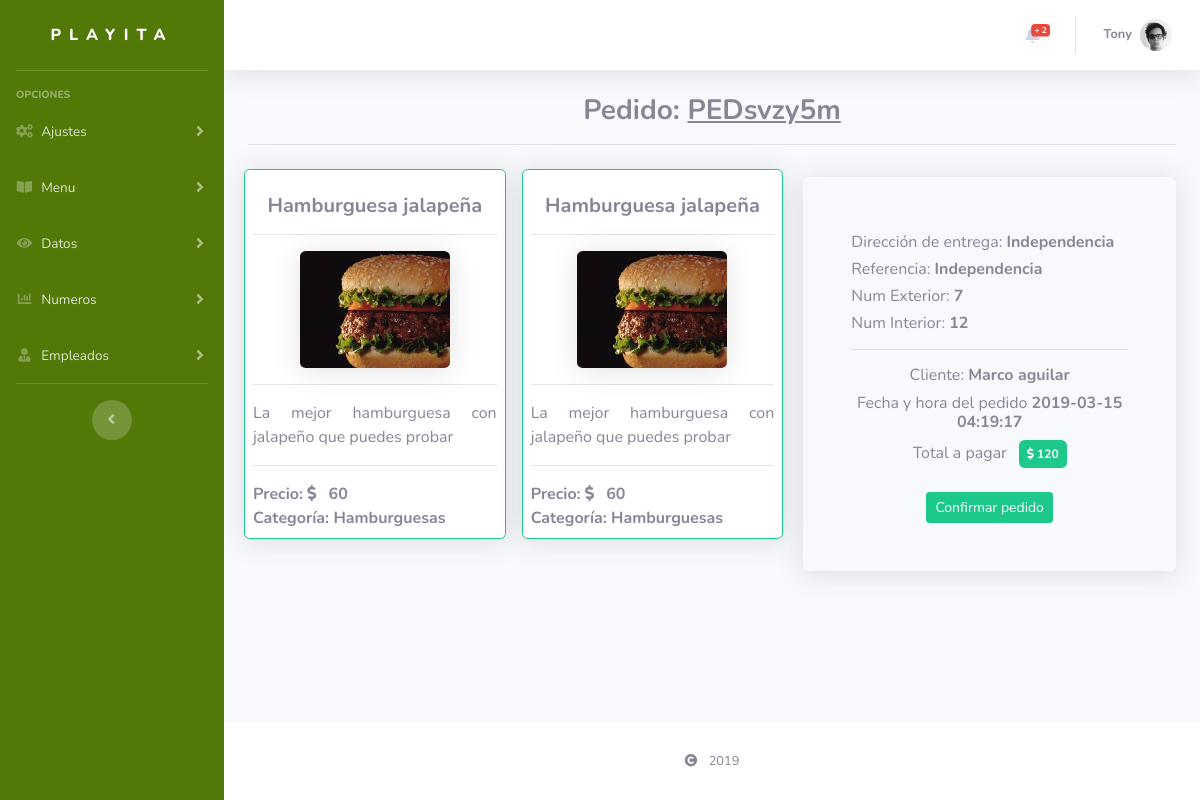
Screenshot of /modadm/detPed/PEDsvzy5m/ (signed in) with the database file from the repository.
### tables this page shows
CREATE TABLE `det_pedido` (
  `id_detpedido` int(11) NOT NULL,
  `id_carrito` int(11) DEFAULT NULL,
  `id_direccion` int(11) DEFAULT NULL,
  `confirm_ped` tinyint(4) DEFAULT NULL,
  `fecha_hora_ped` datetime DEFAULT NULL,
  `cod_conf` varchar(50) DEFAULT NULL
);

CREATE TABLE `plat_menu` (
  `id_platillo` int(11) NOT NULL,
  `id_categoria` int(11) DEFAULT NULL,
  `nombre_plat` varchar(50) DEFAULT NULL,
  `descripcion_plat` varchar(500) DEFAULT NULL,
  `precio_plat` float DEFAULT NULL,
  `tiempo_prepare` varchar(50) DEFAULT NULL,
  `imagen_plat1` varchar(100) DEFAULT NULL,
  `imagen_plat2` varchar(100) DEFAULT NULL,
  `estado_plat` tinyint(4) DEFAULT NULL
);

CREATE TABLE `categoria` (
  `id_categoria` int(11) NOT NULL,
  `nombre_cat` varchar(50) DEFAULT NULL,
  `descripcion_cat` varchar(500) DEFAULT NULL,
  `estado_cat` tinyint(4) DEFAULT NULL
);

### models/admin.model.php (called while the page is built)
<?php
class Administrador {
	function detailsAdmin($keyAdm) {
		try {
			$dbc = new Connect();
			$dbc = $dbc -> getDB();
			$stmt = $dbc -> prepare("SELECT * FROM admin WHERE id_admin = :keyAdm");
			$stmt -> bindParam("keyAdm", $keyAdm, PDO::PARAM_INT);
			$stmt -> execute();
			$data = $stmt -> fetch(PDO::FETCH_OBJ);
			return $data;
		} catch (PDOException $e) {
			echo '{"error":{"text":'.$e->getMessage().'}}';
		} finally {
			$dbc = null; $stmt = null; $data = null;
		}
	}
}

### modadm/Index.php (the view, shortened to what this page needs)
<?php
if ($_SESSION['keyAdm'] == "" || $_SESSION['keyAdm'] == null) {
  header('Location:../');
} else {
  include '../models/admin.model.php';
  $keyAdm = $_SESSION['keyAdm'];
  $admin = new Administrador();
  $dataAdmin  = $admin -> detailsAdmin($keyAdm);
?>
<!DOCTYPE html>
<html lang="es">
<head>
  <link href="<?php echo SERVERURL; ?>assets/vendor/fontawesome-free/css/all.min.css" rel="stylesheet" type="text/css">
  <link href="<?php echo SERVERURL; ?>assets/css/sb-admin-2.min.css" rel="stylesheet">
  <link rel="stylesheet" type="text/css" href="<?php echo SERVERURLADM; ?>css/styles.css">
  <link href="<?php echo SERVERURL; ?>assets/vendor/datatables/dataTables.bootstrap4.min.css" rel="stylesheet">
</head>
<body id="page-top">
  <div id="wrapper">
    <ul class="navbar-nav back-col sidebar sidebar-dark accordion" id="accordionSidebar">
      <a class="sidebar-brand d-flex align-items-center justify-content-center" href="<?php echo SERVERURLADM; ?>Home/">
        <div class="sidebar-brand-text" style="letter-spacing: .5em;">Playita</div>
      </a>
      <hr class="sidebar-divider">
      <div class="sidebar-heading">
        Opciones
      </div>
      <li class="nav-item">
        <a class="nav-link collapsed" href="#" data-toggle="collapse" data-target="#collapseUpd" aria-expanded="true" aria-controls="collapseUpd">
          <i class="fas fa-fw fa-cogs"></i>
          <span>Ajustes</span>
        </a>
      </li>
      <li class="nav-item">
        <a class="nav-link collapsed" href="#" data-toggle="collapse" data-target="#collapseRegisters" aria-expanded="true" aria-controls="collapseRegisters">
          <i class="fas fa-fw fa-book-open"></i>
          <span>Menu</span>
        </a>
      </li>
      <li class="nav-item">
        <a class="nav-link collapsed" href="#" data-toggle="collapse" data-target="#collapseTables" aria-expanded="true" aria-controls="collapseTables">
          <i class="fas fa-fw fa-eye"></i>
          <span>Datos</span>
        </a>
      </li>
      <li class="nav-item">
        <a class="nav-link collapsed" href="#" data-toggle="collapse" data-target="#collapseNumbers" aria-expanded="true" aria-controls="collapseNumbers">
          <i class="fas fa-fw fa-chart-bar"></i>
          <span>Numeros</span>
        </a>
      </li>
      <li class="nav-item">
        <a class="nav-link collapsed" href="#" data-toggle="collapse" data-target="#collapseUsers" aria-expanded="true" aria-controls="collapseUsers">
          <i class="fas fa-fw fa-user-tie"></i>
          <span>Empleados</span>
        </a>
      </li>
      <hr class="sidebar-divider d-none d-md-block">
      <div class="text-center d-none d-md-inline">
        <button class="rounded-circle border-0" id="sidebarToggle"></button>
      </div>
    </ul>
    <div id="content-wrapper" class="d-flex flex-column">
      <div id="content">
        <nav class="navbar navbar-expand navbar-light bg-white topbar mb-4 static-top shadow">
          <ul class="navbar-nav ml-auto">
            <li class="nav-item dropdown no-arrow mx-1">
              <a class="nav-link dropdown-toggle" href="#" id="alertsDropdown" role="button" data-toggle="dropdown" aria-haspopup="true" aria-expanded="false">
                <?php
                    $dbc = new Connect();
                    $dbc = $dbc -> getDB();
                    $valid = 1;
                    $countNotif = $dbc -> prepare("SELECT DISTINCTROW dp.cod_conf AS 'COD' FROM det_pedido dp WHERE confirm_ped = :valid");
                    $countNotif -> bindParam("valid", $valid, PDO::PARAM_INT);
                    $countNotif -> execute();
                    $rowCountNotif = $countNotif -> rowCount();
                ?>
                    <span class="badge badge-danger badge-counter"> + <?php echo $rowCountNotif; ?></span>
              </a>
            </li>
            <li class="nav-item dropdown no-arrow">
              <a class="nav-link dropdown-toggle" href="#" id="userDropdown" role="button" data-toggle="dropdown" aria-haspopup="true" aria-expanded="false">
                <span class="mr-2 d-none d-lg-inline text-gray-600 small text-capitalize font-weight-bold">
                  <?php echo $dataAdmin->usuario_adm; ?>
                </span>
                  <img src='<?php echo SERVERURL; ?>assets/img/avatar-dhg.png' class="img-profile rounded-circle">
              </a>
            </li>
          </ul>
        </nav>
        <?php
          if (isset($_GET['view'])) {
              $views = explode("/", $_GET['view']);
              if (is_file('adm/'.$views[0].'.php')) { {}
                  include 'adm/'.$views[0].'.php';
              } else {
                  include 'adm/Index.php';
              }
          } else {
              include 'adm/Index.php';
          }
        ?>
      </div>
      <footer class="sticky-footer bg-white">
        <div class="container my-auto">
          <div class="copyright text-center my-auto">
            <span>
              <i class="fas fa-copyright mr-2"></i>
            </span>
          </div>
        </div>
      </footer>
    </div>
  </div>
</body>
</html>
<?php
}
?>

### modadm/adm/detPed.php (shortened to what this page needs)
<?php
$cod = explode("/", $_GET['view']);
$valRec = $cod[1];
?>
<div class="container-fluid animated fadeIn delay-1s mt-4">
	<h3 class="text-center font-weight-bold">
		Pedido: <a style="text-decoration: underline;"><?php echo $valRec; ?></a>
	</h3>
	<hr>
	<div class="row">
		<div class="col-sm-7">
			<div class="row">
				<?php
					$dbc = new Connect();
					$dbc = $dbc -> getDB();
					$dataPed = $dbc -> prepare("SELECT dp.id_detpedido, dp.confirm_ped, dp.fecha_hora_ped, car.fecha_dat, car.estad_car, pm.nombre_plat, pm.descripcion_plat, pm.precio_plat, pm.imagen_plat1, ct.nombre_cat, cl.nombre_cli, cl.telefono_cli, dr.direccion_cli, dr.referencia_cli, dr.num_ext, dr.num_int FROM det_pedido dp  INNER JOIN carrito car ON car.id_carrito = dp.id_carrito INNER JOIN plat_menu pm ON pm.id_platillo = car.id_platillo INNER JOIN categoria ct ON ct.id_categoria = pm.id_categoria INNER JOIN clientes cl ON cl.id_cliente = car.id_cliente INNER JOIN direcciones dr ON dr.id_direccion = dp.id_direccion WHERE dp.cod_conf = :valRec");
					$dataPed -> bindParam("valRec", $valRec, PDO::PARAM_STR);
					$dataPed -> execute();
					while ($dp = $dataPed -> fetch(PDO::FETCH_OBJ)) {
				?>
					<div class="col-sm-6 p-2">
						<div class="border rounded border-success shadow p-2 bg-white">
							<h5 class="card-title text-center font-weight-bold mt-3">
								<?php echo $dp->nombre_plat; ?>
							</h5>
							<hr>
							<div class="text-center mb-3 mt-3">
								<img src="<?php echo SERVERURL; ?>files/platillos/<?php echo $dp->imagen_plat1; ?>" width="150" class="rounded shadow" alt="">
							</div>
							<hr>
							<p class="text-justify">
								<?php echo $dp->descripcion_plat; ?>
							</p>
							<hr>
							<div class="text-left">
								<b>Precio: <i class="fas fa-dollar-sign mr-2"></i> <?php echo $dp->precio_plat; ?> </b>
								<br>
								<b>Categoría: </i> <?php echo $dp->nombre_cat; ?> </b>
							</div>
						</div>
					</div>
				<?php
					}
				?>
			</div>
		</div>
		<div class="col-sm-5 mt-3">
			<?php
				$datPedido = $dbc -> prepare("SELECT dp.confirm_ped, dp.fecha_hora_ped, cl.nombre_cli, cl.telefono_cli, dr.direccion_cli, dr.referencia_cli, dr.num_ext, dr.num_int FROM det_pedido dp  INNER JOIN carrito car ON car.id_carrito = dp.id_carrito INNER JOIN plat_menu pm ON pm.id_platillo = car.id_platillo INNER JOIN categoria ct ON ct.id_categoria = pm.id_categoria INNER JOIN clientes cl ON cl.id_cliente = car.id_cliente INNER JOIN direcciones dr ON dr.id_direccion = dp.id_direccion WHERE dp.cod_conf = :valRec LIMIT 1");
				$datPedido -> bindParam("valRec", $valRec, PDO::PARAM_STR);
				$datPedido -> execute();
				$dped = $datPedido -> fetch(PDO::FETCH_OBJ);
			?>
			<div class="rounded p-5 shadow">
				<h6 class="text-left mt-2">
					Dirección de entrega:
					<b>
						<?php echo $dped -> direccion_cli; ?>
					</b>
				</h6>
				<h6 class="text-left mt-2">
					Referencia:
					<b>
						<?php echo $dped -> direccion_cli; ?>
					</b>
				</h6>
				<h6 class="text-left mt-2">
					Num Exterior:
					<b>
						<?php echo $dped -> num_int; ?>
					</b>
				</h6>
				<h6 class="text-left mt-2">
					Num Interior:
					<b>
						<?php echo $dped -> num_ext; ?>
					</b>
				</h6>
				<hr>
				<h6 class="text-center mt-2">
					Cliente:
					<b>
						<?php echo $dped -> nombre_cli; ?>
					</b>
				</h6>
				<h6 class="text-center mt-2">
					Fecha y hora del pedido
					<b>
						<?php echo $dped -> fecha_hora_ped; ?>
					</b>
				</h6>
				<h6 class="text-center mt-2">
					<span class="mr-2">Total a pagar</span>
					<b>
						<?php
							$sumTot = $dbc -> prepare("SELECT SUM(pm.precio_plat) AS 'precio_plat' FROM det_pedido dp INNER JOIN carrito car ON car.id_carrito = dp.id_carrito INNER JOIN plat_menu pm ON pm.id_platillo = car.id_platillo WHERE dp.cod_conf = :valRec");
							$sumTot -> bindParam("valRec", $valRec, PDO::PARAM_STR);
							$sumTot -> execute();
							$resTot = $sumTot -> fetch(PDO::FETCH_OBJ);
						?>
						<span class="badge badge-success p-2">
							<i class="fas fa-dollar-sign "></i>
							<?php echo $resTot->precio_plat; ?>
						</span>
					</b>
				</h6>
				<div class="text-center mt-4">
					<?php
						if ($dped -> confirm_ped == 1) {
					?>
						<button class="btn btn-success btn-sm" onclick="confirm('<?php echo $valRec; ?>')">
							Confirmar pedido
						</button>
					<?php
						} else {
					?>
						<b class="text-info">El pedido ya ha sido confirmado</b>
					<?php
						}
					?>
				</div>
			</div>
		</div>
	</div>
</div>

### modadm/css/styles.css (style rules this page uses)
.back-col { background-color: #527908 }

### rows the page displays
det_pedido: plat_menu.nombre_plat "Hamburguesa jalapeña", plat_menu.imagen_plat1 (picture), plat_menu.descripcion_plat "La mejor hamburguesa con jalapeño que puedes probar", plat_menu.precio_plat "60", categoria.nombre_cat "Hamburguesas"
det_pedido: plat_menu.nombre_plat "Hamburguesa jalapeña", plat_menu.imagen_plat1 (picture), plat_menu.descripcion_plat "La mejor hamburguesa con jalapeño que puedes probar", plat_menu.precio_plat "60", categoria.nombre_cat "Hamburguesas"

### other values shown
$rowCountNotif "2"
$dataAdmin->usuario_adm "Tony"
$valRec "PEDsvzy5m"
$dped -> direccion_cli "Independencia"
$dped -> num_int "7"
$dped -> num_ext "12"
$dped -> nombre_cli "Marco aguilar"
$dped -> fecha_hora_ped "2019-03-15 04:19:17"
$resTot->precio_plat "120"
